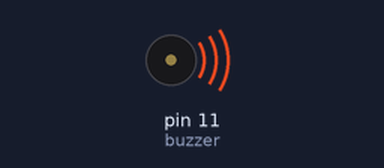
Bench run of a sketch on a simulated Arduino Uno, built with avr-gcc and run on an emulated ATmega328P. Parts: buzzer (waves = sounding, pin HIGH).

Above: at 0.1 s.
Timing chart, 0 to 1.6 s (numbered marks = the images above):
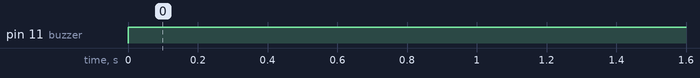

The sketch:

Buzzer.ino
```cpp
int buzzer=11;//设置控制蜂鸣器的数字IO脚
void setup()
{
 pinMode(buzzer,OUTPUT);//设置数字IO脚模式，OUTPUT为输出
}
void loop()
{digitalWrite(buzzer,HIGH);//发声音
// unsigned char i,j;//定义变量
// while(1)
// {
//for(i=0;i<80;i++)//输出一个频率的声音
// {
//  digitalWrite(buzzer,HIGH);//发声音
//    delay(1);//延时1ms
//  digitalWrite(buzzer,LOW);//不发声音
// delay(1);//延时ms
//  }
//   for(i=0;i<500;i++)//输出另一个频率的声音
//    {
//      digitalWrite(buzzer,HIGH);//发声音
//      delay(2);//延时2ms
//      digitalWrite(buzzer,LOW);//不发声音
//      delay(2);//延时2ms
//    }
//  }
}
```

Measured:
- by itself, pin 11 (buzzer): LOW → HIGH at 0.00 s
